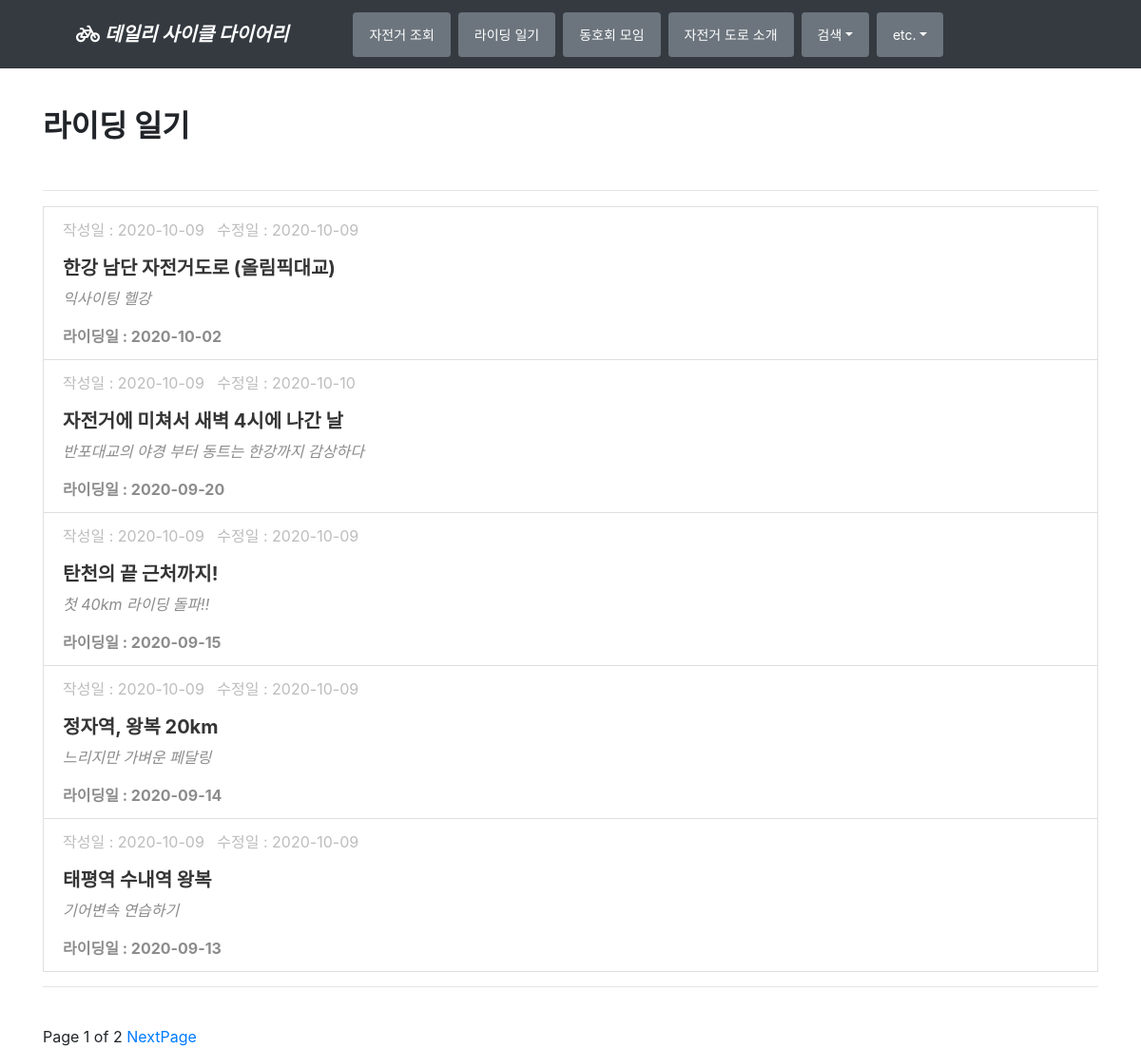
Screenshot of /cyclediary/ with the database file from the repository.
### cyclediary/models.py (models this page shows, shortened)
class Cyclediary(models.Model):
    title = models.CharField(verbose_name='TITLE', max_length=50)
    slug = models.SlugField('SLUG', unique=True, allow_unicode=True,
                            help_text='one word for title alias.')
    description = models.CharField('DESCRIPTION', max_length=100, blank=True,
                                   help_text='simple description text')
    diary_dt = models.DateField('DIARY DATE', auto_now=False)
    content = models.TextField('CONTENT')
    create_dt = models.DateTimeField('CREATE DATE', auto_now_add=True)
    modify_dt = models.DateTimeField('MODIFY DATE', auto_now=True)
    class Meta:
        verbose_name = 'diary'
        verbose_name_plural = 'diaries'
        ordering = ('-diary_dt',)
    def get_absolute_url(self):
        return reverse('cyclediary:cyclediary_detail', args=(self.slug,))

### cyclediary/views.py (the view)
# urls.py: path('', views.CyclediaryLV.as_view(), name='index'),
class CyclediaryLV(ListView):
    model = Cyclediary
    template_name = 'cyclediary/cyclediary_all.html'
    context_object_name = 'diaries'
    paginate_by = 5

### cyclediary/templates/cyclediary/cyclediary_all.html (shortened to what this page needs)
{% extends "base.html" %}
{% block content %}
<br/>
<h2><b>라이딩 일기</b></h2>
    <br/><hr/>
    {% for diary in diaries %}
<li class="list-group-item"><p style="color:#BDBDBD">작성일 : {{ diary.create_dt|date:"Y-m-d" }} &nbsp;
            수정일 : {{ diary.modify_dt|date:"Y-m-d" }} </p>
        <h5><b><a href='{{ diary.get_absolute_url}}' style="color:#353535">{{ diary.title }}</a></b></h5>
<p style="color:#8C8C8C" > <i>{{ diary.description }}</i></p>
<b style="color:#8C8C8C" >라이딩일 : {{ diary.diary_dt|date:"Y-m-d" }}</b></li>
    {% endfor %}
<hr/>
<br>
<div>
    <span>
        Page {{ page_obj.number }} of {{ page_obj.paginator.num_pages }}
        {% if page_obj.has_next %}
            <a href="?page={{ page_obj.next_page_number }}">NextPage</a>
        {% endif %}
    </span>
</div>
{% endblock %}

### rows the page displays
Cyclediary: create_dt "2020-10-09", modify_dt "2020-10-09", title "한강 남단 자전거도로 (올림픽대교)", description "익사이팅 헬강", diary_dt "2020-10-02"
Cyclediary: create_dt "2020-10-09", modify_dt "2020-10-10", title "자전거에 미쳐서 새벽 4시에 나간 날", description "반포대교의 야경 부터 동트는 한강까지 감상하다", diary_dt "2020-09-20"
Cyclediary: create_dt "2020-10-09", modify_dt "2020-10-09", title "탄천의 끝 근처까지!", description "첫 40km 라이딩 돌파!!", diary_dt "2020-09-15"
Cyclediary: create_dt "2020-10-09", modify_dt "2020-10-09", title "정자역, 왕복 20km", description "느리지만 가벼운 페달링", diary_dt "2020-09-14"
Cyclediary: create_dt "2020-10-09", modify_dt "2020-10-09", title "태평역 수내역 왕복", description "기어변속 연습하기", diary_dt "2020-09-13"

### other values shown
{{ page_obj.number }} "1"
{{ page_obj.paginator.num_pages }} "2"
